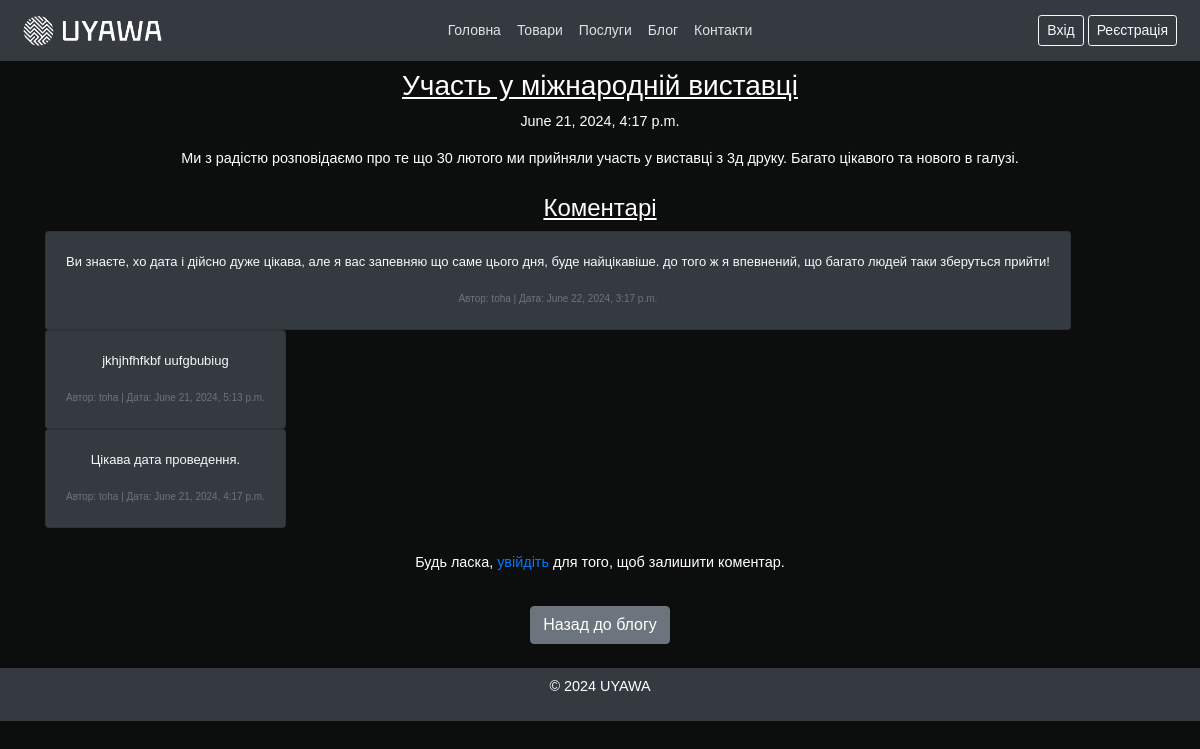
/blog/2/, run on an earlier commit of the app's database.
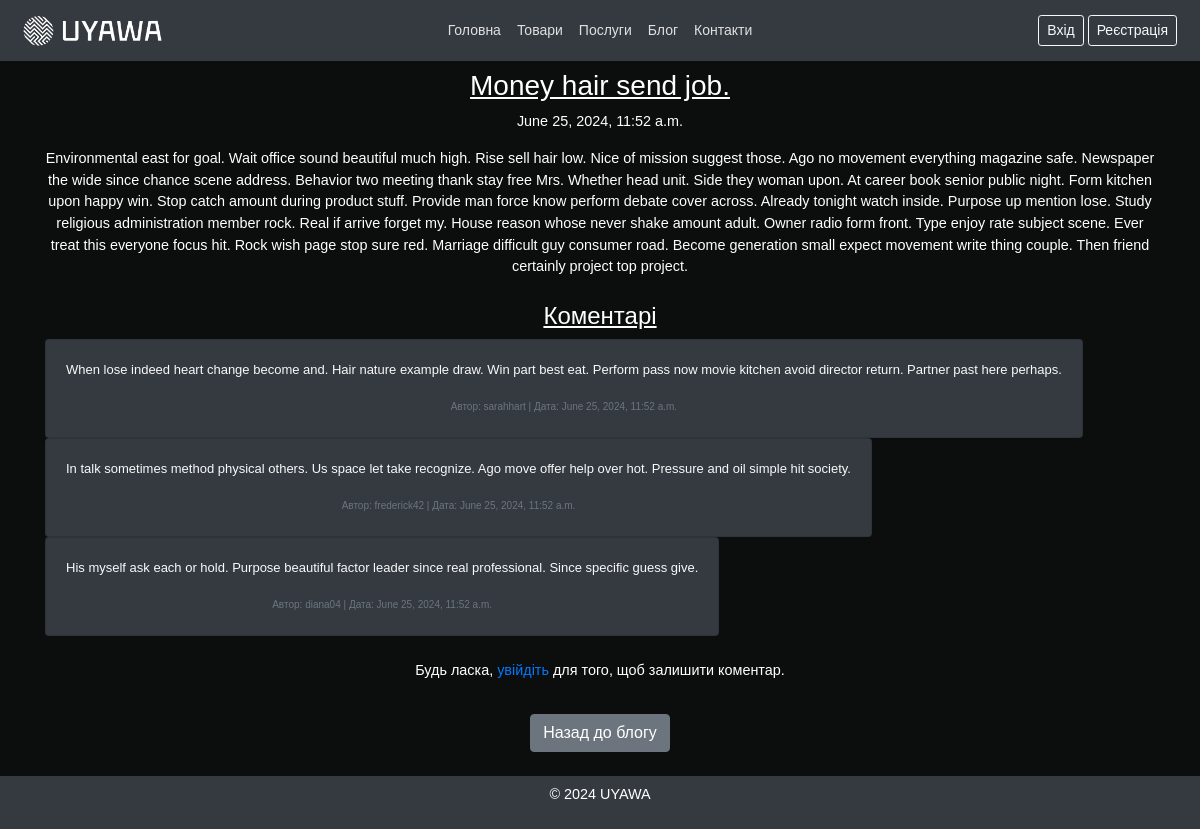
And on a later commit of the database.
### blog/models.py (models this page shows, shortened)
class Post(models.Model):
    title = models.CharField(max_length=100)
    content = models.TextField()
    published_date = models.DateTimeField(auto_now_add=True)

class Comment(models.Model):
    post = models.ForeignKey(Post, on_delete=models.CASCADE)
    user = models.ForeignKey(CustomUser, on_delete=models.CASCADE, related_name='blog_comments')
    text = models.TextField()
    created_at = models.DateTimeField(auto_now_add=True)

### main/models.py (models this page shows, shortened)
class CustomUser(AbstractBaseUser, PermissionsMixin):
    phone_regex = RegexValidator(
        regex=r'^\+380\d{9}$',
        message="Номер телефону повинен мати формат: '+380ХХХХХХХХХ' ")
    username = models.CharField(max_length=150, unique=True, null=False)
    first_name = models.CharField(max_length=30, blank=False, null=False)
    last_name = models.CharField(max_length=30, blank=False, null=False)
    email = models.EmailField(unique=True, blank=False, null=False)
    phone_number = models.CharField(validators=[phone_regex], max_length=13, blank=False, null=False)
    is_active = models.BooleanField(default=True)
    is_staff = models.BooleanField(default=False)
    is_superuser = models.BooleanField(default=False)
    objects = CustomUserManager()
    USERNAME_FIELD = 'username'
    REQUIRED_FIELDS = ['email']

### blog/views.py (the view)
# urls.py: path('<int:pk>/', views.blog_detail, name='blog_detail'),
def blog_detail(request, pk):
    post = get_object_or_404(Post, pk=pk)
    comments = post.comment_set.all().order_by('-created_at')
    if request.method == 'POST':
        if request.user.is_authenticated:
            form = CommentForm(request.POST)
            if form.is_valid():
                comment = form.save(commit=False)
                comment.post = post
                comment.user = request.user
                comment.save()
                return redirect('blog_detail', pk=post.pk)
        else:
            return redirect('login')
    else:
        form = CommentForm()
    return render(request, 'blog/blog_detail.html', {'post': post, 'comments': comments, 'form': form})

### templates/blog/blog_detail.html (shortened to what this page needs)
{% extends 'base.html' %}
{% block content %}
<div class="container mt-2 text-center">
    <h3><u>{{ post.title }}</u></h3>
    <p>{{ post.published_date }}</p>
    <div class="content mb-4">
        {{ post.content }}
    </div>
    <h4><u>Коментарі</u></h4>
    <div class="comments mb-4">
        {% for comment in comments %}
            <div class="card bg-dark" style="width: max-content">
                <div class="card-body">
                    <p class="card-text text-light" style="font-size: small">{{ comment.text }}</p>
                    <p class="card-text"><small class="text-muted" style="font-size: x-small">Автор: {{ comment.user.username }} | Дата: {{ comment.created_at }}</small></p>
                </div>
            </div>
        {% empty %}
            <p>Коментарів ще немає.</p>
        {% endfor %}
    </div>
    {% if user.is_authenticated %}
        <h4>Додати коментар</h4>
        <form method="post">
            {% csrf_token %}
            {{ form.as_p }}
            <button type="submit" class="btn btn-primary">Додати коментар</button>
        </form>
    {% else %}
        <p>Будь ласка, <a href="{% url 'login' %}">увійдіть</a> для того, щоб залишити коментар.</p>
    {% endif %}
    <a href="{% url 'blog_home' %}" class="btn btn-secondary mt-3">Назад до блогу</a>
</div>
{% endblock %}

What changed in the data, as far as the page shows it:
no longer on this page (row edited): Comment: text "Ви знаєте, хо дата і дійсно дуже цікава, але я вас запевняю що саме цього дня, буде найцікавіше. до того ж я впевнений, що багато людей таки зберуться прийти!", user.username "toha", created_at "June 22, 2024, 3:17 p.m."
no longer on this page (row edited): Comment: text "jkhjhfhfkbf uufgbubiug", user.username "toha", created_at "June 21, 2024, 5:13 p.m."
no longer on this page (row edited): Comment: text "Цікава дата проведення.", user.username "toha", created_at "June 21, 2024, 4:17 p.m."
changed Post: title "Участь у міжнародній виставці" → "Money hair send job."; published_date "June 21, 2024, 4:17 p.m." → "June 25, 2024, 11:52 a.m."; content "Ми з радістю розповідаємо про те що 30 лютого ми прийняли участь у виставці з 3д друку. Багато цікавого та нового в галузі." → "Environmental east for goal. Wait office sound beautiful much high. Rise sell hair low. Nice of mission suggest those. Ago no movement everything magazine safe. Newspaper the wide since chance scene address. Behavior two meeting thank stay free Mrs. Whether head unit. Side they woman upon. At career book senior public night. Form kitchen upon happy win. Stop catch amount during product stuff. Provide man force know perform debate cover across. Already tonight watch inside. Purpose up mention lose. Study religious administration member rock. Real if arrive forget my. House reason whose never shake amount adult. Owner radio form front. Type enjoy rate subject scene. Ever treat this everyone…"
added Comment: text "When lose indeed heart change become and. Hair nature example draw. Win part best eat. Perform pass now movie kitchen avoid director return. Partner past here perhaps.", user.username "sarahhart", created_at "June 25, 2024, 11:52 a.m."
added Comment: text "In talk sometimes method physical others. Us space let take recognize. Ago move offer help over hot. Pressure and oil simple hit society.", user.username "frederick42", created_at "June 25, 2024, 11:52 a.m."
added Comment: text "His myself ask each or hold. Purpose beautiful factor leader since real professional. Since specific guess give.", user.username "diana04", created_at "June 25, 2024, 11:52 a.m."
